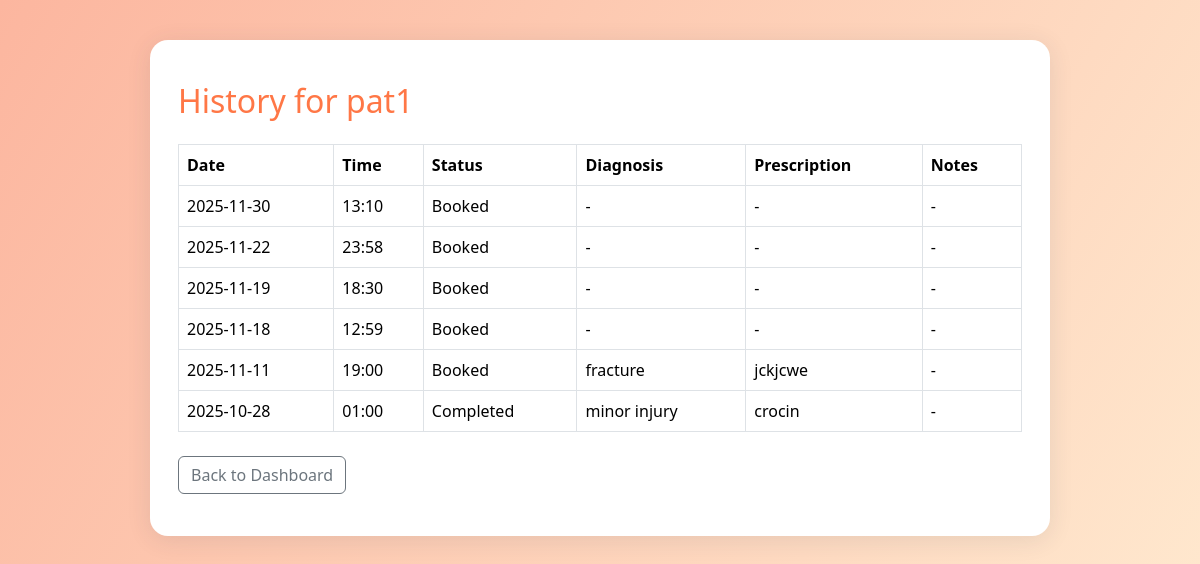
Page /doctor/patient/6/history (signed in) on the committed database.
### tables this page shows
CREATE TABLE patients (
    id INTEGER PRIMARY KEY,  -- links to users.id
    name TEXT NOT NULL,
    contact TEXT
, age INTEGER, pfp TEXT);

CREATE TABLE appointments (
    id INTEGER PRIMARY KEY AUTOINCREMENT,
    doctor_id INTEGER NOT NULL,
    patient_id INTEGER NOT NULL,
    date TEXT NOT NULL,
    time TEXT NOT NULL,
    status TEXT NOT NULL CHECK(status IN ('Booked', 'Completed', 'Cancelled')),
    diagnosis TEXT,
    prescription TEXT,
    notes TEXT,
    FOREIGN KEY (doctor_id) REFERENCES users(id),
    FOREIGN KEY (patient_id) REFERENCES users(id)
);

### app.py (the view)
@app.route("/doctor/patient/<int:patient_id>/history")
def doctor_patient_history(patient_id):
    if 'user_id' not in session or session.get('role') != 'doctor':
        return redirect(url_for('login'))
    db = get_db()
    appts = db.execute('''
        SELECT date, time, status, diagnosis, prescription, notes
        FROM appointments
        WHERE patient_id = ?
        ORDER BY date DESC, time DESC
    ''', (patient_id,)).fetchall()
    patient = db.execute('SELECT name FROM patients WHERE id=?', (patient_id,)).fetchone()
    return render_template("doctor_patient_history.html", appts=appts, patient=patient)

### app.py (called while the page is built)
def get_db():
    db = getattr(g, '_database', None)
    if db is None:
        db = g._database = sqlite3.connect(DATABASE)
    return db

@app.teardown_appcontext
def close_connection(exception):
    db = getattr(g, '_database', None)
    if db is not None:
        db.close()

### templates/doctor_patient_history.html (shortened to what this page needs)
<!doctype html>
<html lang="en">
<head>
    <link href="https://cdn.jsdelivr.net/npm/bootstrap@5.3.2/dist/css/bootstrap.min.css" rel="stylesheet">
</head>
<body>
  <div class="main-card">
    <h2>History for {{ patient[0] if patient else 'Unknown Patient' }}</h2>
    <table class="table table-hover table-bordered align-middle mt-4">
      <thead>
        <tr>
          <th>Date</th><th>Time</th><th>Status</th><th>Diagnosis</th><th>Prescription</th><th>Notes</th>
        </tr>
      </thead>
      <tbody>
        {% for appt in appts %}
        <tr>
          <td>{{ appt[0] }}</td>
          <td>{{ appt[1] }}</td>
          <td>{{ appt[2] }}</td>
          <td>{{ appt[3] or '-' }}</td>
          <td>{{ appt[4] or '-' }}</td>
          <td>{{ appt[5] or '-' }}</td>
        </tr>
        {% else %}
        <tr>
          <td colspan="6" class="text-center text-muted">No history found.</td>
        </tr>
        {% endfor %}
      </tbody>
    </table>
    <a href="{{ url_for('doctor_dashboard') }}" class="btn btn-outline-secondary mt-2">Back to Dashboard</a>
  </div>
</body>
</html>

### templates/doctor_patient_history.html (style rules this page uses)
body { background: linear-gradient(120deg, #fcb69f 0%, #ffecd2 100%); min-height:100vh; }
.main-card { max-width:900px; margin:40px auto; background:#fff; border-radius:18px; box-shadow:0 4px 24px rgba(44,62,80,0.11); padding:42px 28px; }
h2 { color:#ff7746; }
table th { background: #ff7746; color: #fff; }

### rows in the picture
patients: name "pat1"
appointments: date "2025-11-30", time "13:10", status "Booked", appt "-"
appointments: date "2025-11-22", time "23:58", status "Booked", appt "-"
appointments: date "2025-11-19", time "18:30", status "Booked", appt "-"
appointments: date "2025-11-18", time "12:59", status "Booked", appt "-"
appointments: date "2025-11-11", time "19:00", status "Booked", diagnosis "fracture", prescription "jckjcwe", notes "-"
appointments: date "2025-10-28", time "01:00", status "Completed", diagnosis "minor injury", prescription "crocin", notes "-"
